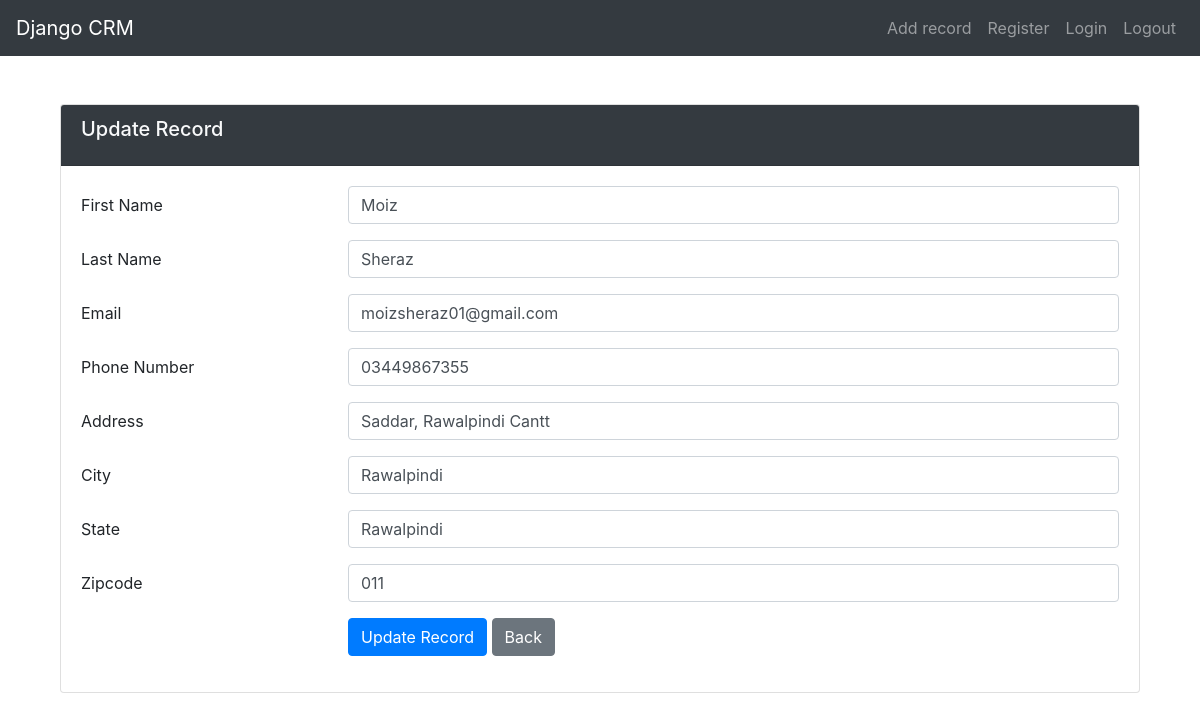
The app's page /update_record/4 (signed in) with its own data.
### webapp1/models.py (models this page shows, shortened)
class Record(models.Model):
    created_at = models.DateTimeField(auto_now_add=True)
    first_name = models.CharField(max_length=100)
    last_name = models.CharField(max_length=100)
    phone_number = models.CharField(max_length=100)
    email = models.EmailField(max_length=100)
    address = models.CharField(max_length=100)
    city = models.CharField(max_length=100)
    state = models.CharField(max_length=100)
    zipcode = models.CharField(max_length=100)

### webapp1/views.py (the view)
# urls.py: path('update_record/<int:pk>', views.update_record, name = 'update_record')
def update_record(request, pk):
    if request.user.is_authenticated:
        record = Record.objects.get(id=pk)
        if request.method == 'POST':
            record.first_name = request.POST['first_name']
            record.last_name = request.POST['last_name']
            record.phone_number = request.POST['phone_number']
            record.email = request.POST['email']
            record.address = request.POST['address']
            record.city = request.POST['city']
            record.state = request.POST['state']
            record.zipcode = request.POST['zipcode']
            record.save()
            messages.success(request, 'Record updated successfully.')
            return redirect('/')
        else:
            initial_data = {
                'first_name': record.first_name,
                'last_name': record.last_name,
                'phone_number': record.phone_number,
                'email': record.email,
                'address': record.address,
                'city': record.city,
                'state': record.state,
                'zipcode': record.zipcode
            }
            return render(request, 'update_record.html', {'record': record, 'initial_data': initial_data})

### webapp1/templates/update_record.html (shortened to what this page needs)
{% extends 'base.html' %}
{% block content %}
<div class="container mt-5">
    <div class="card">
        <div class="card-header bg-dark text-light">
            <h5 class="card-title">Update Record</h5>
        </div>
        <div class="card-body">
            <form method="post" action="" >
                <div class="form-group row">
                    <label for="first_name" class="col-sm-3 col-form-label">First Name</label>
                    <div class="col-sm-9">
                        <input type="text" class="form-control" id="first_name" value="{{record.first_name}}" name="first_name" required>
                    </div>
                </div>
                <div class="form-group row">
                    <label for="last_name" class="col-sm-3 col-form-label">Last Name</label>
                    <div class="col-sm-9">
                        <input type="text" class="form-control" id="last_name" value="{{record.last_name}}" name="last_name" required>
                    </div>
                </div>
                <div class="form-group row">
                    <label for="email" class="col-sm-3 col-form-label">Email</label>
                    <div class="col-sm-9">
                        <input type="email" class="form-control" id="email" value="{{record.email}}" name="email" required>
                    </div>
                </div>
                <div class="form-group row">
                    <label for="phone_number" class="col-sm-3 col-form-label">Phone Number</label>
                    <div class="col-sm-9">
                        <input type="tel" class="form-control" id="phone_number" value="{{record.phone_number}}" name="phone_number" required>
                    </div>
                </div>
                <div class="form-group row">
                    <label for="address" class="col-sm-3 col-form-label">Address</label>
                    <div class="col-sm-9">
                        <input type="text" class="form-control" id="address" value="{{record.address}}" name="address" required>
                    </div>
                </div>
                <div class="form-group row">
                    <label for="city" class="col-sm-3 col-form-label">City</label>
                    <div class="col-sm-9">
                        <input type="text" class="form-control" id="city" value="{{record.city}}" name="city" required>
                    </div>
                </div>
                <div class="form-group row">
                    <label for="state" class="col-sm-3 col-form-label">State</label>
                    <div class="col-sm-9">
                        <input type="text" class="form-control" id="state" value="{{record.city}}" name="state" required>
                    </div>
                </div>
                <div class="form-group row">
                    <label for="zipcode" class="col-sm-3 col-form-label">Zipcode</label>
                    <div class="col-sm-9">
                        <input type="text" class="form-control" id="zipcode" value="{{record.zipcode}}" name="zipcode" required>
                    </div>
                </div>
                <div class="form-group row">
                    <div class="col-sm-9 offset-sm-3">
                        <button type="submit" class="btn btn-primary">Update Record</button>
                        <a href="{% url 'home' %}" class="btn btn-secondary">Back</a>
                    </div>
                </div>
            </form>
        </div>
    </div>
</div>
{% endblock %}

### records on screen
Record: first_name "Moiz", last_name "Sheraz", email "moizsheraz01@gmail.com", phone_number "03449867355", address "Saddar, Rawalpindi Cantt", city "Rawalpindi", state "Rawalpindi", zipcode "011"
